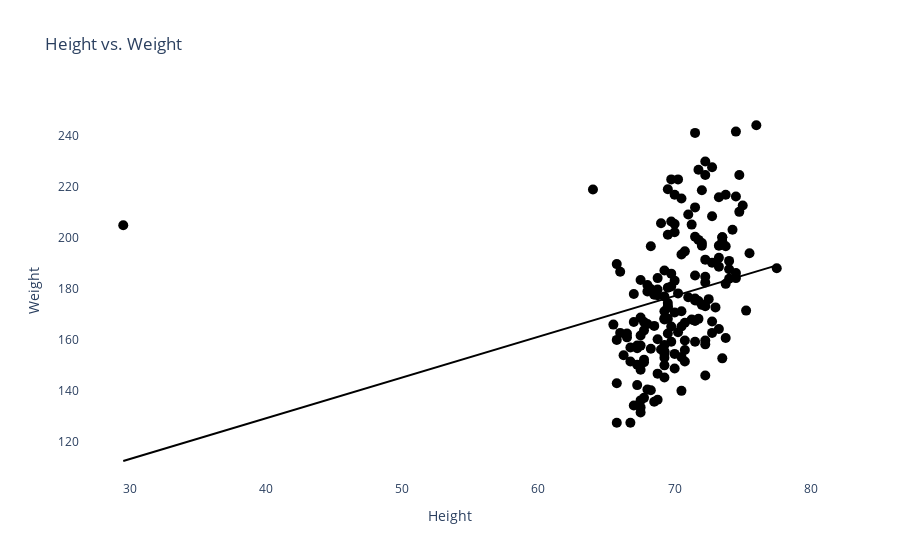

Notebook code for this chart:
### Code cell
# we have an outlier.....
fig = px.scatter(df, x='Height', y='Weight', title='Height vs. Weight', trendline= 'ols')

# Customize marker color
fig.update_traces(marker=dict(color='black'))

# Customize background color
fig.update_layout(plot_bgcolor='white')

# Customize marker size
fig.update_traces(marker=dict(size=10))
fig.show()

### Figure 1 — Plotly figure (JSON) as saved in the notebook; plotly's stock layout.template omitted (floating-point values rounded to 4 significant figures; data arrays with more than 128 entries replaced by an {"elided": "..."} marker saying what was removed)
{"data": [{"hovertemplate": "Height=%{x}<br>Weight=%{y}<extra></extra>", "legendgroup": "", "marker": {"color": "black", "size": 10, "symbol": "circle"}, "mode": "markers", "name": "", "orientation": "v", "showlegend": false, "type": "scatter", "x": {"elided": "168 float values"}, "xaxis": "x", "y": {"elided": "168 float values"}, "yaxis": "y"}, {"hovertemplate": "<b>OLS trendline</b><br>Weight = 1.5994 * Height + 65.2795<br>R<sup>2</sup>=0.065199<br><br>Height=%{x}<br>Weight=%{y} <b>(trend)</b><extra></extra>", "legendgroup": "", "marker": {"color": "black", "size": 10, "symbol": "circle"}, "mode": "lines", "name": "", "showlegend": false, "type": "scatter", "x": {"elided": "168 float values"}, "xaxis": "x", "y": {"elided": "168 float values"}, "yaxis": "y"}], "layout": {"legend": {"tracegroupgap": 0}, "plot_bgcolor": "white", "title": {"text": "Height vs. Weight"}, "xaxis": {"anchor": "y", "domain": [0, 1], "title": {"text": "Height"}}, "yaxis": {"anchor": "x", "domain": [0, 1], "title": {"text": "Weight"}}}}
